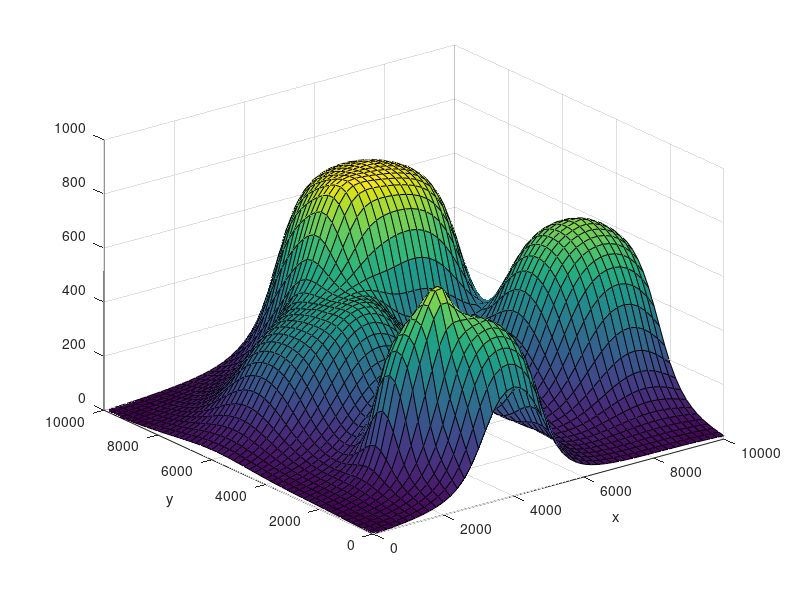

Recreate this plot in MATLAB.
% Generate the minimum altitude profile, simulating some mountains

clc; clear
%close all;

%%
x_range = -2e2:2e2:1e4;
y_range = -2e2:2e2:1e4;
[X,Y] = meshgrid(x_range, y_range);

%
close all;
mount = { [4e3,4e3,200, 1e3, 1.5], ...
          [4e3,1e3,600, 6e2, 2], ...
          [6e3,8e3,800, 7e2, 3], ...
          [9e3,4e3,700, 9e2, 2], ...
          [3e3,6e3,400, 9e2, 2], ...
          [2.6e3,2e3,500, 4e2, 2], ...
          };

%
Z = X.*0;
for i=1:numel(mount)
    tmp = mount{i};
    x0 = tmp(1);
    y0 = tmp(2);
    z0 = tmp(3);
    sigma = tmp(4);
    factor = tmp(5);
    
    distance_sqr = ((X-x0).^2 + (Y-y0).^2);
    distance = sqrt(distance_sqr);
    
    %Z = Z + z0*exp(-0.5*distance_sqr./sigma^2); 
    Z = Z + z0*(1+sin(-atan(distance./sigma-1*factor)))/2;
end

% translate to zer
index = find(X == 0 &  Y == 0);
Z = Z - Z(index);

figure(1); clf;
surf(X,Y,Z); hold on;
%axis equal;
xlim([0,1e4]);
ylim([0,1e4]);
zlim([0,1e3]);
xlabel('x'); ylabel('y')

return
%% write to file
filenames = {'ground_altitude_profile_x.txt',...
             'ground_altitude_profile_y.txt',...
             'ground_altitude_profile_z.txt' };
datanames = {'x','y','z' };
datas = {unique(X),...
         unique(Y),...
         Z };
save('ground_altitude_profile.mat', 'X','Y','Z');
for j=1:numel(filenames)
    fid = fopen(filenames{j}, 'w');
    fprintf('Writing file...%s', filenames{j});
    fprintf(fid, datanames{j});
    fprintf(fid, '\n');
    data = datas{j};
    for i=1:numel(data)
       fprintf(fid, '%.2f\n', data(i)); 
    end
    fclose(fid);
    fprintf('saved\n');
end;
fprintf('ALL DONE\n');

